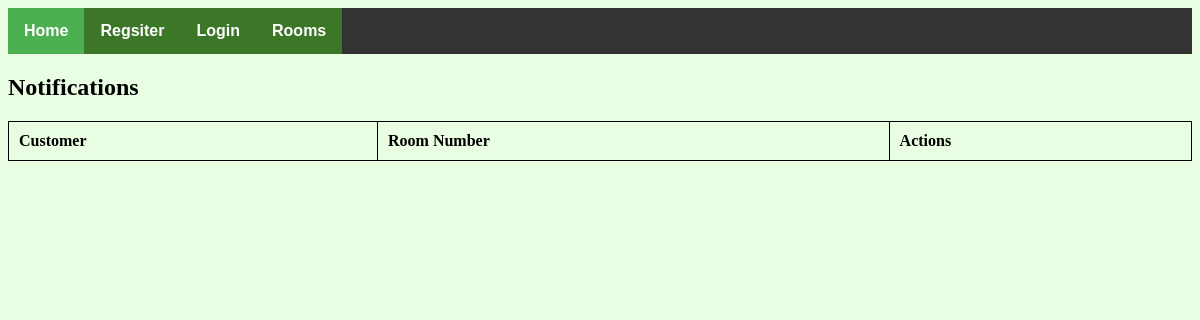
The page /pages/notification.php on the database as committed earlier.
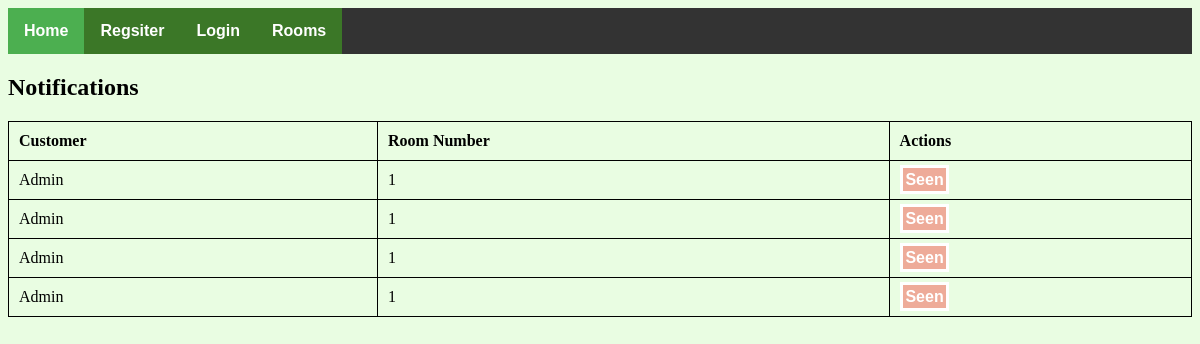
The same page on the database as committed later.
### tables this page shows
CREATE TABLE `notifications` (
  `id` int(11) NOT NULL,
  `customer` varchar(255) NOT NULL,
  `room` int(11) NOT NULL,
  `seen` tinyint(4) NOT NULL DEFAULT '0'
);

### pages/notification.php (the view, shortened to what this page needs)
<!DOCTYPE html>
<html>
<head>
  <link rel="stylesheet" type="text/css" href="../css/fontawesome-all.min.css">
  <link rel="stylesheet" type="text/css" href="../css/style.css">
</head>
<body>
	<?php
    	include('config.php');
  	?>
  <ul>
    <li><a href="../index.php" class="active">Home</a></li>
    <li><a href="register.php">Regsiter</a></li>
    <?php if (isset($_SESSION['login'])) { ?>
      <li><a href="reservations.php">Reservations</a></li>
      <li><a href="logout.php">Logout</a></li>
      <?php if (isset($_SESSION['is_admin']) && ($_SESSION['is_admin'] == "1")) { ?>
        <li><a href="admin.php">Admin</a></li>
        <?php
          $sql = "SELECT * FROM notifications WHERE seen = 0";
          $result = mysqli_query($connection, $sql);
        ?>
        <li style="float:right;"><a href="notification.php"><i class="fas fa-bell"></i> <?=  $result->num_rows > 0 ? $result->num_rows : "" ?>
          </a></li>
      <?php } ?>
    <?php } else { ?>
      <li><a href="login.php">Login</a></li>
    <?php } ?>
      <li><a href="rooms.php">Rooms</a></li>
  </ul>
  <h2>Notifications</h2>
  <table style="width:100%">
  <tr>
    <th>Customer</th>
    <th>Room Number</th>
    <th>Actions</th>
  </tr>
  <?php
    $sql = "SELECT * FROM notifications WHERE seen = 0";
    $notifications = mysqli_query($connection, $sql);
    if ($notifications->num_rows > 0) {
      while ($row = mysqli_fetch_assoc($notifications)) {
         echo "<tr>";
          echo "<td>".$row['customer']."</td>";
          echo "<td>".$row['room']."</td>";
          echo "<td><a href='seen.php?id=".$row['id']."' class='delete'>Seen</a></td>";
         echo "</tr>";
      }
    }
  ?>
</table>
</body>
</html>

### css/style.css (style rules this page uses)
body { background-color: #4bf5131f; }
a { text-decoration: none; background-color: #4bf51359; border: solid 3px #fff; padding: 1%; color: #fff; font-weight: bold; font-family: sans-serif; }
table, th, td { border: 1px solid black; border-collapse: collapse; }
th, td { padding: 10px; }
th { text-align: left; }
.delete { background-color: #f5131359; }
ul { list-style-type: none; margin: 0; padding: 0; overflow: hidden; background-color: #333; }
li { float: left; }
li a { display: block !important; color: white !important; text-align: center !important; padding: 14px 16px !important; text-decoration: none !important; border: 0px !important; }
.active { background-color: #4CAF50 !important; }

Rows that differ between the two databases and show on the page:
added notifications: customer "Admin", room "1"
added notifications: customer "Admin", room "1"
added notifications: customer "Admin", room "1"
added notifications: customer "Admin", room "1"
